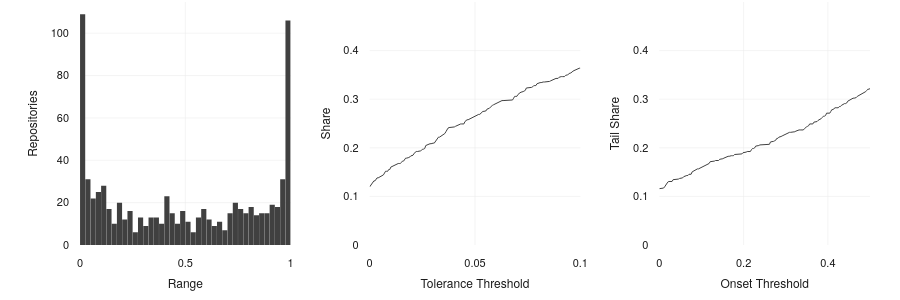

Notebook code for this chart:
### Code cell
import numpy as np
import plotly.graph_objects as go
import plotly.io as pio
from plotly.subplots import make_subplots

palette = pio.templates["thesis"].layout.colorway

omega = 0.10
epsilon = 0.01

fitted = reviews.filter(pl.col("profile").is_not_null())
probability = np.stack([np.asarray(p[1], float) for p in fitted["profile"].to_list()])
total = probability.shape[0]

ranges = probability.max(axis=1) - probability.min(axis=1)

tolerances = np.linspace(0, 0.1, 200)
tail_share = np.array(
    [
        (
            Stationarity(epsilon=e, omega=omega).transform(probability)["kind"]
            != "transient"
        ).sum()
        / total
        for e in tolerances
    ]
)

onsets = Stationarity(epsilon=epsilon, omega=1.0).transform(probability)["onset"]
onset_grid = np.linspace(0, 0.5, 200)
onset_share = np.array(
    [np.mean(np.isfinite(onsets) & (onsets <= o)) for o in onset_grid]
)

histogram = go.Histogram(
    x=ranges,
    xbins=dict(start=0, end=1, size=0.025),
    marker=dict(color=palette[3]),
    showlegend=False,
)

tolerance_curve = go.Scatter(
    x=tolerances,
    y=tail_share,
    mode="lines",
    line=dict(color=palette[3], width=1),
    showlegend=False,
)

onset_curve = go.Scatter(
    x=onset_grid,
    y=onset_share,
    mode="lines",
    line=dict(color=palette[3], width=1),
    showlegend=False,
)

(
    make_subplots(rows=1, cols=3, horizontal_spacing=0.1)
    .add_trace(histogram, row=1, col=1)
    .add_trace(tolerance_curve, row=1, col=2)
    .add_trace(onset_curve, row=1, col=3)
    .update_xaxes(title_text="Range", range=[0, 1], row=1, col=1)
    .update_yaxes(title_text="Repositories", row=1, col=1)
    .update_xaxes(title_text="Tolerance Threshold", range=[0, 0.1], row=1, col=2)
    .update_yaxes(title_text="Share", range=[0, 0.5], row=1, col=2)
    .update_xaxes(title_text="Onset Threshold", range=[0, 0.5], row=1, col=3)
    .update_yaxes(title_text="Tail Share", range=[0, 0.5], row=1, col=3)
    .update_layout(width=900, height=300)
    .show(config={"toImageButtonOptions": {"format": "svg"}})
)

### Figure 1 — Plotly figure (JSON) as saved in the notebook; plotly's stock layout.template omitted (floating-point values rounded to 4 significant figures; data arrays with more than 128 entries replaced by an {"elided": "..."} marker saying what was removed)
{"data": [{"marker": {"color": "#404040"}, "showlegend": false, "type": "histogram", "x": {"elided": "811 float values"}, "xaxis": "x", "xbins": {"end": 1, "size": 0.025, "start": 0}, "yaxis": "y"}, {"line": {"color": "#404040", "width": 1}, "mode": "lines", "showlegend": false, "type": "scatter", "x": {"elided": "200 float values"}, "xaxis": "x2", "y": {"elided": "200 float values"}, "yaxis": "y2"}, {"line": {"color": "#404040", "width": 1}, "mode": "lines", "showlegend": false, "type": "scatter", "x": {"elided": "200 float values"}, "xaxis": "x3", "y": {"elided": "200 float values"}, "yaxis": "y3"}], "layout": {"height": 300, "width": 900, "xaxis": {"anchor": "y", "domain": [0, 0.2667], "range": [0, 1], "title": {"text": "Range"}}, "xaxis2": {"anchor": "y2", "domain": [0.3667, 0.6333], "range": [0, 0.1], "title": {"text": "Tolerance Threshold"}}, "xaxis3": {"anchor": "y3", "domain": [0.7333, 1], "range": [0, 0.5], "title": {"text": "Onset Threshold"}}, "yaxis": {"anchor": "x", "domain": [0, 1], "title": {"text": "Repositories"}}, "yaxis2": {"anchor": "x2", "domain": [0, 1], "range": [0, 0.5], "title": {"text": "Share"}}, "yaxis3": {"anchor": "x3", "domain": [0, 1], "range": [0, 0.5], "title": {"text": "Tail Share"}}}}
